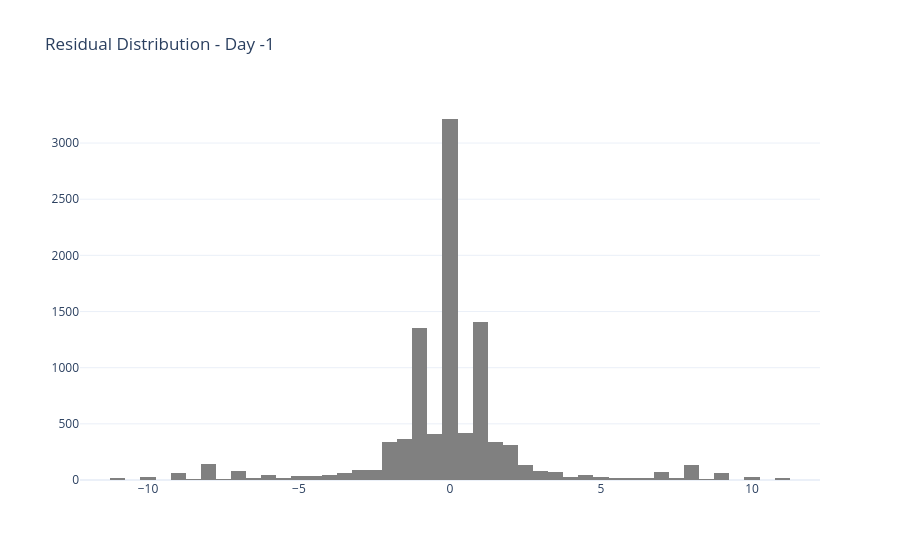
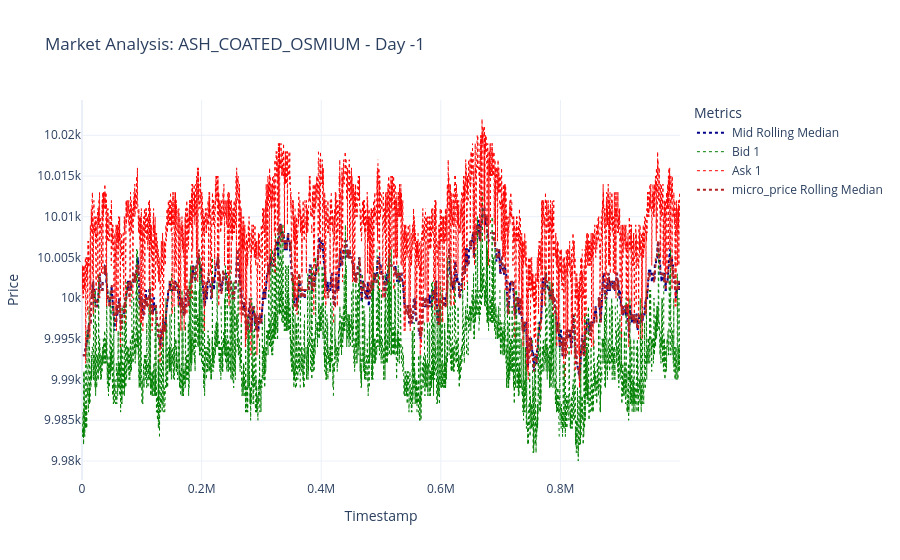
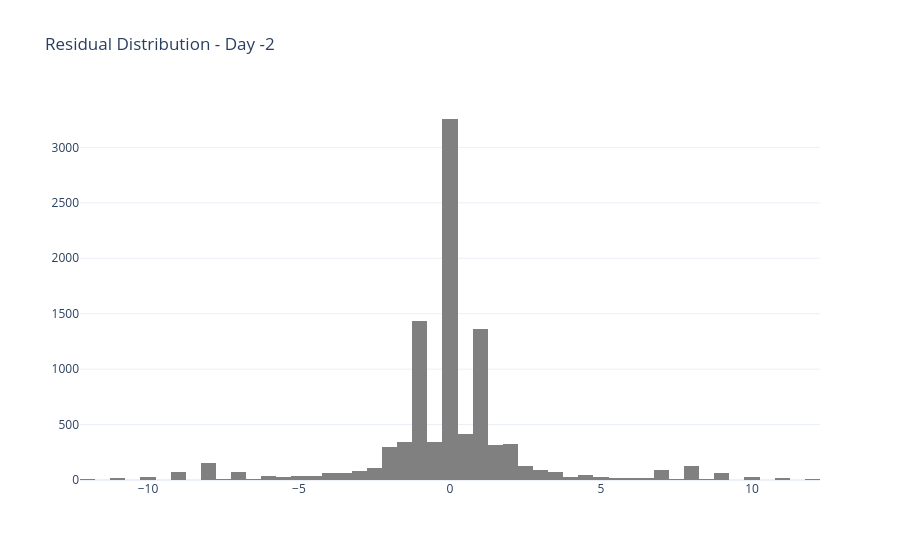
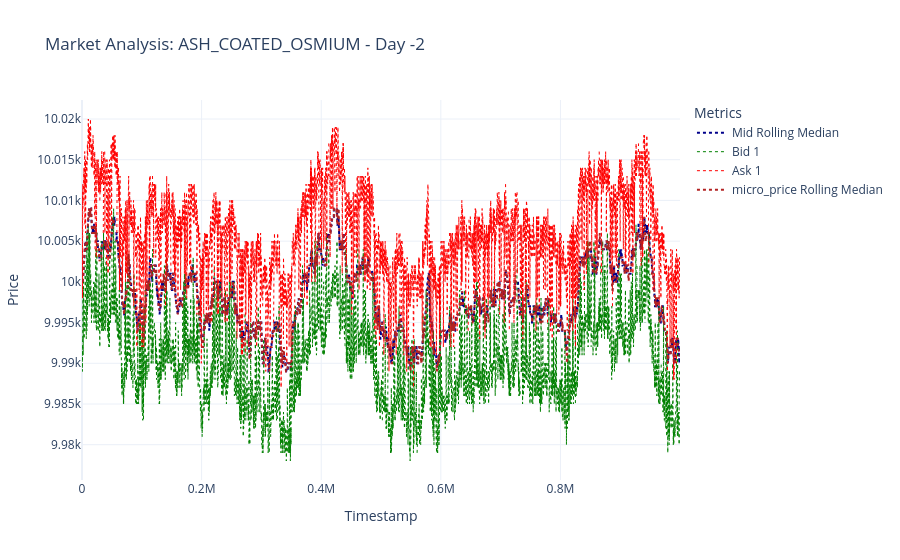

Notebook source saved alongside these figures, in order:
### Code cell
import numpy as np
import pandas as pd
import scipy.stats as stats
from statsmodels.stats.diagnostic import acorr_ljungbox
import plotly.graph_objects as go

# Configuration
days = [-1, -2, 0]
window_size = 7 # Ticks for rolling average/median

for day in days:
    # Filter and copy subset
    subset = df_total[(df_total['product'] == "ASH_COATED_OSMIUM") & (df_total['day'] == day)].copy()
    
    if subset.empty:
        print(f"Skipping day {day}: No data found.")
        continue
    
    # 1. Calculate Micro Price and Handle Mid Price
    subset['mid_price'] = subset['mid_price'].replace(0, np.nan)
    subset['micro_price'] = calculate_micro_price(subset)
    
    # 2. Calculate Rolling Stats
    subset['mid_price_roll_median'] = subset['mid_price'].rolling(window=window_size).median()
    subset['micro_roll_median'] = subset['micro_price'].rolling(window=window_size).median()
    
    # 3. Statistical Analysis Suite (Residuals)
    # Using Mid Price vs Median as the primary noise baseline
    subset['mid_residuals'] = subset['mid_price'] - subset['mid_price_roll_median']
    res_clean = subset['mid_residuals'].dropna()

    if not res_clean.empty:
        # Ljung-Box for Autocorrelation (White Noise Test)
        lb_results = acorr_ljungbox(res_clean, lags=[10], return_df=True)
        lb_pvalue = lb_results['lb_pvalue'].iloc[0]
        
        # Distribution Metrics
        kurt = stats.kurtosis(res_clean)
        skew = stats.skew(res_clean)
        _, norm_p = stats.normaltest(res_clean)

        print(f"\n--- Statistical Suite: Day {day} ---")
        print(f"Ljung-Box (Lag 10) p-value: {lb_pvalue:.5f}")
        print(f"  > Status: {'White Noise' if lb_pvalue > 0.05 else 'Signal Leakage (Autocorrelated)'}")
        print(f"Excess Kurtosis: {kurt:.2f}")
        print(f"  > Distribution: {'Fat-Tailed (Outlier Heavy)' if kurt > 0 else 'Thin-Tailed'}")
        print(f"Normality p-value: {norm_p:.5f}")
        print("-" * 35)

        # Optional: Distribution Plot
        fig_hist = go.Figure(data=[go.Histogram(x=res_clean, nbinsx=50, marker_color='gray')])
        fig_hist.update_layout(title=f"Residual Distribution - Day {day}", template='plotly_white')
        fig_hist.show()

    # 4. Create the Interactive Plotly Figure
    fig = go.Figure()


    fig.add_trace(go.Scatter(x=subset['timestamp'], y=subset['mid_price_roll_median'], 
                             name='Mid Rolling Median', line=dict(color='darkblue', dash='dot')))
    
    # Order Book Levels
    fig.add_trace(go.Scatter(x=subset['timestamp'], y=subset['bid_price_1'], 
                             name='Bid 1', line=dict(color='green', dash='dot', width=1)))
    fig.add_trace(go.Scatter(x=subset['timestamp'], y=subset['ask_price_1'], 
                             name='Ask 1', line=dict(color='red', dash='dot', width=1)))


    fig.add_trace(go.Scatter(x=subset['timestamp'], y=subset['micro_roll_median'], 
                             name='micro_price Rolling Median', line=dict(color='firebrick', dash='dot')))

    # Layout Customization
    fig.update_layout(
        title=f'Market Analysis: ASH_COATED_OSMIUM - Day {day}',
        xaxis_title='Timestamp',
        yaxis_title='Price',
        legend_title='Metrics',
        template='plotly_white',
        hovermode='x unified'
    )
    
    fig.show()

### Figure 1 — Plotly figure (JSON) as saved in the notebook; plotly's stock layout.template omitted (floating-point values rounded to 4 significant figures; data arrays with more than 128 entries replaced by an {"elided": "..."} marker saying what was removed)
{"data": [{"marker": {"color": "gray"}, "nbinsx": 50, "type": "histogram", "x": {"elided": "9731 float values"}}], "layout": {"title": {"text": "Residual Distribution - Day -1"}}}

### Figure 2 — Plotly figure (JSON) as saved in the notebook; plotly's stock layout.template omitted (floating-point values rounded to 4 significant figures; data arrays with more than 128 entries replaced by an {"elided": "..."} marker saying what was removed)
{"data": [{"line": {"color": "darkblue", "dash": "dot"}, "name": "Mid Rolling Median", "type": "scatter", "x": {"elided": "10000 int values"}, "y": {"elided": "10000 float values"}}, {"line": {"color": "green", "dash": "dot", "width": 1}, "name": "Bid 1", "type": "scatter", "x": {"elided": "10000 int values"}, "y": {"elided": "10000 float values"}}, {"line": {"color": "red", "dash": "dot", "width": 1}, "name": "Ask 1", "type": "scatter", "x": {"elided": "10000 int values"}, "y": {"elided": "10000 float values"}}, {"line": {"color": "firebrick", "dash": "dot"}, "name": "micro_price Rolling Median", "type": "scatter", "x": {"elided": "10000 int values"}, "y": {"elided": "10000 float values"}}], "layout": {"hovermode": "x unified", "legend": {"title": {"text": "Metrics"}}, "title": {"text": "Market Analysis: ASH_COATED_OSMIUM - Day -1"}, "xaxis": {"title": {"text": "Timestamp"}}, "yaxis": {"title": {"text": "Price"}}}}

### Figure 3 — Plotly figure (JSON) as saved in the notebook; plotly's stock layout.template omitted (floating-point values rounded to 4 significant figures; data arrays with more than 128 entries replaced by an {"elided": "..."} marker saying what was removed)
{"data": [{"marker": {"color": "gray"}, "nbinsx": 50, "type": "histogram", "x": {"elided": "9716 float values"}}], "layout": {"title": {"text": "Residual Distribution - Day -2"}}}

### Figure 4 — Plotly figure (JSON) as saved in the notebook; plotly's stock layout.template omitted (floating-point values rounded to 4 significant figures; data arrays with more than 128 entries replaced by an {"elided": "..."} marker saying what was removed)
{"data": [{"line": {"color": "darkblue", "dash": "dot"}, "name": "Mid Rolling Median", "type": "scatter", "x": {"elided": "10000 int values"}, "y": {"elided": "10000 float values"}}, {"line": {"color": "green", "dash": "dot", "width": 1}, "name": "Bid 1", "type": "scatter", "x": {"elided": "10000 int values"}, "y": {"elided": "10000 float values"}}, {"line": {"color": "red", "dash": "dot", "width": 1}, "name": "Ask 1", "type": "scatter", "x": {"elided": "10000 int values"}, "y": {"elided": "10000 float values"}}, {"line": {"color": "firebrick", "dash": "dot"}, "name": "micro_price Rolling Median", "type": "scatter", "x": {"elided": "10000 int values"}, "y": {"elided": "10000 float values"}}], "layout": {"hovermode": "x unified", "legend": {"title": {"text": "Metrics"}}, "title": {"text": "Market Analysis: ASH_COATED_OSMIUM - Day -2"}, "xaxis": {"title": {"text": "Timestamp"}}, "yaxis": {"title": {"text": "Price"}}}}
